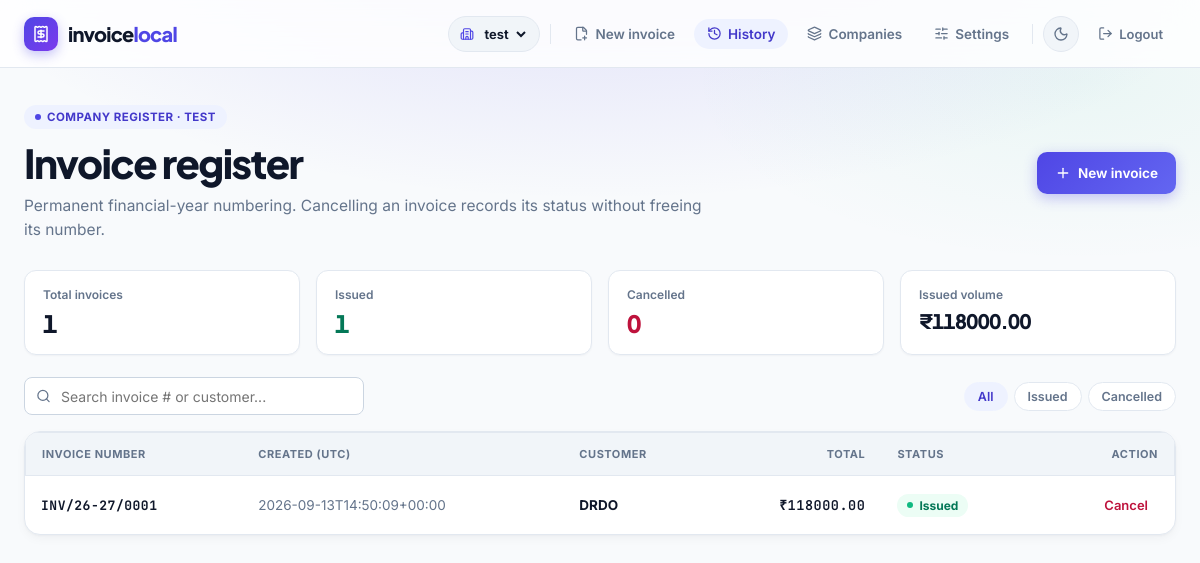
Screenshot of /history (signed in) with the database file from the repository.
### tables this page shows
CREATE TABLE companies (
    id INTEGER PRIMARY KEY AUTOINCREMENT,
    workspace_id INTEGER NOT NULL REFERENCES workspaces(id) ON DELETE RESTRICT,
    legal_name TEXT NOT NULL,
    gstin TEXT NOT NULL,
    pan TEXT NOT NULL DEFAULT '',
    address TEXT NOT NULL,
    state TEXT NOT NULL,
    state_code TEXT NOT NULL,
    phone TEXT NOT NULL DEFAULT '',
    email TEXT NOT NULL DEFAULT '',
    currency TEXT NOT NULL DEFAULT 'INR',
    bank_details TEXT NOT NULL DEFAULT '',
    logo_path TEXT NOT NULL DEFAULT '',
    invoice_prefix TEXT NOT NULL,
    terms_text TEXT NOT NULL DEFAULT '',
    created_at TEXT NOT NULL
);

CREATE TABLE invoices (
    id INTEGER PRIMARY KEY AUTOINCREMENT,
    company_id INTEGER NOT NULL REFERENCES companies(id) ON DELETE RESTRICT,
    customer_id INTEGER,
    invoice_no TEXT,
    financial_year TEXT NOT NULL,
    invoice_date TEXT NOT NULL,
    due_date TEXT,
    doc_status TEXT NOT NULL DEFAULT 'draft' CHECK(doc_status IN ('draft', 'issued', 'cancelled')),
    seller_snapshot TEXT,
    buyer_snapshot TEXT,
    customer_name TEXT NOT NULL DEFAULT '',
    place_of_supply TEXT NOT NULL DEFAULT '',
    taxable_total_paise INTEGER NOT NULL DEFAULT 0 CHECK(taxable_total_paise >= 0),
    cgst_total_paise INTEGER NOT NULL DEFAULT 0 CHECK(cgst_total_paise >= 0),
    sgst_total_paise INTEGER NOT NULL DEFAULT 0 CHECK(sgst_total_paise >= 0),
    igst_total_paise INTEGER NOT NULL DEFAULT 0 CHECK(igst_total_paise >= 0),
    cess_total_paise INTEGER NOT NULL DEFAULT 0 CHECK(cess_total_paise >= 0),
    grand_total_paise INTEGER NOT NULL DEFAULT 0 CHECK(grand_total_paise >= 0),
    pdf_path TEXT,
    pdf_sha256 TEXT,
    template_version TEXT,
    cancelled_at TEXT,
    cancel_reason TEXT,
    legacy INTEGER NOT NULL DEFAULT 0 CHECK(legacy IN (0, 1)),
    created_at TEXT NOT NULL,
    updated_at TEXT NOT NULL,
    FOREIGN KEY (company_id, customer_id) REFERENCES customers(company_id, id) ON DELETE RESTRICT,
    UNIQUE(company_id, invoice_no),
    CHECK(doc_status != 'draft' OR invoice_no IS NULL),
    CHECK(doc_status = 'draft' OR (invoice_no IS NOT NULL AND length(invoice_no) BETWEEN 1 AND 16)),
    CHECK(doc_status != 'issued' OR legacy = 1 OR (seller_snapshot IS NOT NULL AND buyer_snapshot IS NOT NULL)),
    CHECK(doc_status != 'cancelled' OR (cancelled_at IS NOT NULL AND cancel_reason IS NOT NULL AND length(trim(cancel_reason)) > 0))
);

### blueprints/invoices.py (the view)
@invoices_bp.get("/history")
@login_required
def history():
    db_path = current_app.config["DATABASE_PATH"]
    company = _get_active_company(db_path)
    if not company:
        return redirect(url_for("companies.new_company"))
    conn = get_connection(db_path)
    try:
        invoices = list_company_invoices(conn, int(company["id"]))
    finally:
        conn.close()
    return render_template("history.html", invoices=invoices)

### blueprints/invoices.py (called while the page is built)
def _get_active_company(db_path: str) -> dict[str, Any] | None:
    conn = get_connection(db_path)
    try:
        return active_company_for_user(conn, current_user.user_id, session)
    finally:
        conn.close()

### core/numbering.py (called while the page is built)
def list_company_invoices(connection: sqlite3.Connection, company_id: int) -> list[dict[str, Any]]:
    rows = connection.execute(
        """
        SELECT id, invoice_no, invoice_date, created_at, customer_name,
               grand_total_paise, doc_status AS status, legacy, cancel_reason
        FROM invoices
        WHERE company_id = ? AND doc_status != 'draft'
        ORDER BY created_at DESC, id DESC
        """,
        (int(company_id),),
    ).fetchall()
    result = []
    for row in rows:
        item = dict(row)
        item["grand_total"] = Decimal(item["grand_total_paise"]) / Decimal("100")
        result.append(item)
    return result

### core/security.py (called while the page is built)
def load_user_by_id(connection: sqlite3.Connection, user_id: str | int) -> AuthUser | None:
    try:
        numeric_id = int(user_id)
    except (TypeError, ValueError):
        return None
    row = connection.execute(
        "SELECT id, email, created_at FROM users WHERE id = ?", (numeric_id,)
    ).fetchone()
    if not row:
        return None
    return AuthUser(row["id"], row["email"], row["created_at"])

def list_user_companies(connection: sqlite3.Connection, user_id: int) -> list[dict[str, Any]]:
    rows = connection.execute(
        """
        SELECT c.*
        FROM companies c
        JOIN memberships m ON m.workspace_id = c.workspace_id
        WHERE m.user_id = ?
        ORDER BY c.id ASC
        """,
        (user_id,),
    ).fetchall()
    return [dict(row) for row in rows]

def resolve_company_access(
    connection: sqlite3.Connection, user_id: int | None, company_id: int | None
) -> dict[str, Any] | None:
    if not user_id or not company_id:
        return None
    row = connection.execute(
        """
        SELECT c.*
        FROM companies c
        JOIN workspaces w ON w.id = c.workspace_id
        JOIN memberships m ON m.workspace_id = w.id
        WHERE c.id = ? AND m.user_id = ?
        """,
        (int(company_id), int(user_id)),
    ).fetchone()
    return dict(row) if row else None

### templates/history.html (shortened to what this page needs)
{% extends "base.html" %}
{% block main_class %}history-page{% endblock %}
{% block content %}
<section class="hero">
  <div class="hero-copy">
    <p class="eyebrow"><span class="eyebrow-dot"></span> Company register · {{ active_company.legal_name }}</p>
    <h1>Invoice register</h1>
    <p class="hero-subtitle">Permanent financial-year numbering. Cancelling an invoice records its status without freeing its number.</p>
  </div>
  <div class="hero-visual">
    <a class="button button-primary" href="{{ url_for('invoices.index') }}">
      <i data-lucide="plus"></i><span>New invoice</span>
    </a>
  </div>
</section>
{% if invoices %}
{% set issued_list = invoices | selectattr('status', 'equalto', 'issued') | list %}
{% set cancelled_list = invoices | selectattr('status', 'equalto', 'cancelled') | list %}
{% set issued_total = issued_list | sum(attribute='grand_total') %}
<section class="stats-grid">
  <div class="stat-card">
    <div class="stat-label">Total invoices</div>
    <div class="stat-value">{{ invoices|length }}</div>
  </div>
  <div class="stat-card">
    <div class="stat-label">Issued</div>
    <div class="stat-value" style="color: var(--emerald-ink);">{{ issued_list|length }}</div>
  </div>
  <div class="stat-card">
    <div class="stat-label">Cancelled</div>
    <div class="stat-value" style="color: var(--danger-ink);">{{ cancelled_list|length }}</div>
  </div>
  <div class="stat-card">
    <div class="stat-label">Issued volume</div>
    <div class="stat-value mono" style="font-size:20px;">₹{{ '%.2f'|format(issued_total) }}</div>
  </div>
</section>
<div class="toolbar">
  <div class="search-box">
    <input id="history-search" type="search" placeholder="Search invoice # or customer..." aria-label="Search invoices">
  </div>
  <div class="filter-pills" role="group" aria-label="Filter by status">
    <button type="button" class="filter-pill active" data-filter="all">All</button>
    <button type="button" class="filter-pill" data-filter="issued">Issued</button>
    <button type="button" class="filter-pill" data-filter="cancelled">Cancelled</button>
  </div>
</div>
<section class="card history-card">
  <div class="history-table-wrap">
    <table class="history-table">
      <thead>
        <tr>
          <th>Invoice number</th>
          <th>Created (UTC)</th>
          <th>Customer</th>
          <th style="text-align:right;">Total</th>
          <th>Status</th>
          <th style="text-align:right;">Action</th>
        </tr>
      </thead>
      <tbody>
        {% for invoice in invoices %}
        <tr data-status="{{ invoice.status }}">
          <td><strong class="mono">{{ invoice.invoice_no }}</strong></td>
          <td style="color: var(--muted);">{{ invoice.created_at }}</td>
          <td><strong>{{ invoice.customer_name }}</strong></td>
          <td class="mono" style="text-align:right;font-weight:600;">₹{{ '%.2f'|format(invoice.grand_total) }}</td>
          <td><span class="status status-{{ invoice.status }}">{{ invoice.status }}</span></td>
          <td style="text-align:right;">
            {% if invoice.status == 'issued' %}
            <form method="post" action="{{ url_for('invoices.cancel', invoice_no=invoice.invoice_no) }}" style="display:inline;" onsubmit="return confirm('Mark {{ invoice.invoice_no }} as cancelled? This cannot be undone.');">
              <button class="button-danger-ghost" type="submit">Cancel</button>
            </form>
            {% else %}
            <span style="color: var(--muted);">—</span>
            {% endif %}
          </td>
        </tr>
        {% endfor %}
      </tbody>
    </table>
  </div>
</section>
{% endif %}
{% endblock %}

### rows the page displays
companies: legal_name "TEST"
invoices: invoice_no "INV/26-27/0001", created_at "2026-09-13T14:50:09+00:00", customer_name "DRDO", grand_total "118000.00", status "Issued"

### other values shown
{{ invoices|length }} "1"
{{ issued_list|length }} "1"
{{ cancelled_list|length }} "0"
{{ '%.2f'|format(issued_total) }} "118000.00"
form field value "test"
